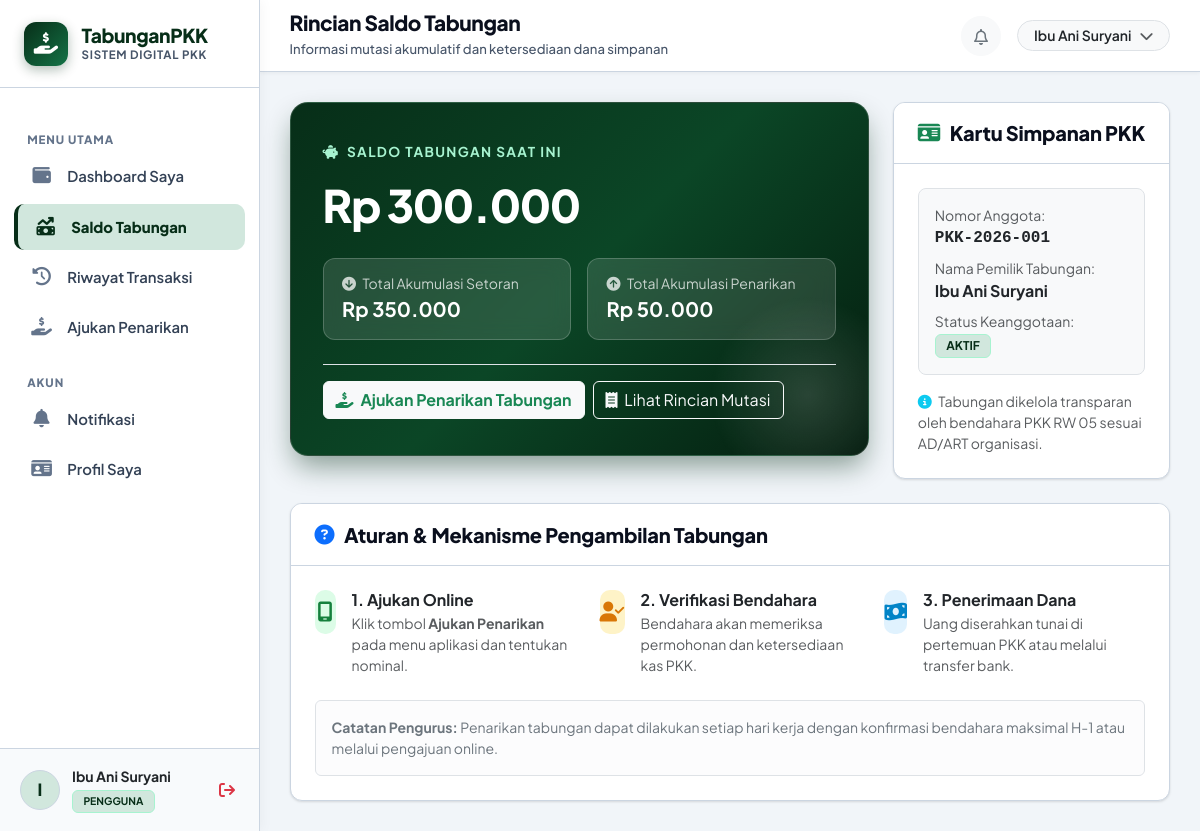
Screenshot of /pengguna/saldo.php (signed in) with the database file from the repository.
### tables this page shows
CREATE TABLE IF NOT EXISTS `anggota` (
   
  `id` INT AUTO_INCREMENT PRIMARY KEY,
   
  `user_id` INT NULL UNIQUE,
   
  `nomor_anggota` VARCHAR(50) NOT NULL UNIQUE,
   
  `nama` VARCHAR(150) NOT NULL,
   
  `nik` VARCHAR(30) NULL,
   
  `nomor_hp` VARCHAR(25) NULL,
   
  `alamat` TEXT NULL,
   
  `tanggal_gabung` DATE NOT NULL,
   
  `status` ENUM('aktif', 'nonaktif') NOT NULL DEFAULT 'aktif',
   
  `created_at` TIMESTAMP DEFAULT CURRENT_TIMESTAMP,
   
  CONSTRAINT `fk_anggota_user` FOREIGN KEY (`user_id`) REFERENCES `users` (`id`) ON DELETE SET NULL ON UPDATE CASCADE
);

CREATE TABLE IF NOT EXISTS `pengaturan` (
   
  `id` INT AUTO_INCREMENT PRIMARY KEY,
   
  `nama_organisasi` VARCHAR(150) NOT NULL DEFAULT 'PKK RW 05 Kelurahan Harapan Baru',
   
  `nama_aplikasi` VARCHAR(100) NOT NULL DEFAULT 'TabunganPKK',
   
  `nominal_minimal_setor` DECIMAL(15, 2) NOT NULL DEFAULT 10000,
   
  `aturan_penarikan` TEXT NULL,
   
  `periode_aktif` VARCHAR(50) NOT NULL DEFAULT '2026 / 2027',
   
  `kontak_hp` VARCHAR(30) NOT NULL DEFAULT '081234567890',
   
  `kontak_email` VARCHAR(100) NOT NULL DEFAULT 'pkk@harapanbaru.desa.id',
   
  `alamat_kantor` TEXT NULL,
   
  `deskripsi` TEXT NULL,
   
  `updated_at` TIMESTAMP DEFAULT CURRENT_TIMESTAMP ON UPDATE CURRENT_TIMESTAMP
);

### config/helpers.php (called while the page is built, shortened)
<?php
function base_url($path = '') {
    $protocol = (!empty($_SERVER['HTTPS']) && $_SERVER['HTTPS'] !== 'off' || (isset($_SERVER['SERVER_PORT']) && $_SERVER['SERVER_PORT'] == 443)) ? "https://" : "http://";
    $host = $_SERVER['HTTP_HOST'] ?? 'localhost';
    $script = $_SERVER['SCRIPT_NAME'] ?? '';
    $dir = str_replace('\\', '/', dirname($script));
    $parts = explode('/', trim($dir, '/'));
    $projectIndex = -1;
    if ($projectIndex !== -1) {
        $projectPath = '/' . implode('/', array_slice($parts, 0, $projectIndex + 1));
        $base = $protocol . $host . $projectPath;
    } else {
        $base = $protocol . $host . '/tabunganPKK';
    }
    $path = ltrim($path, '/');
    return $path ? rtrim($base, '/') . '/' . $path : rtrim($base, '/');
}
function format_rupiah($angka, $withPrefix = true) {
    $val = is_numeric($angka) ? (float)$angka : 0;
    $hasil = number_format($val, 0, ',', '.');
    return $withPrefix ? 'Rp ' . $hasil : $hasil;
}
function hitung_saldo_anggota($pdo, $anggota_id) {
    $stmt = $pdo->prepare("
        SELECT
            COALESCE(SUM(CASE WHEN jenis_transaksi = 'setoran' AND status = 'berhasil' THEN nominal ELSE 0 END), 0) AS total_setoran,
            COALESCE(SUM(CASE WHEN jenis_transaksi = 'penarikan' AND status = 'berhasil' THEN nominal ELSE 0 END), 0) AS total_penarikan
        FROM transaksi
        WHERE anggota_id = ?
    ");
    $stmt->execute([$anggota_id]);
    $data = $stmt->fetch();
    $setoran = (float)($data['total_setoran'] ?? 0);
    $penarikan = (float)($data['total_penarikan'] ?? 0);
    return [
        'total_setoran' => $setoran,
        'total_penarikan' => $penarikan,
        'saldo' => $setoran - $penarikan
    ];
}
function get_anggota_by_user_id($pdo, $user_id) {
    $stmt = $pdo->prepare("SELECT * FROM anggota WHERE user_id = ?");
    $stmt->execute([$user_id]);
    return $stmt->fetch();
}
function get_pengaturan($pdo) {
    $stmt = $pdo->query("SELECT * FROM pengaturan ORDER BY id ASC LIMIT 1");
    $pengaturan = $stmt->fetch();
    return $pengaturan;
}

### pengguna/saldo.php (the view, shortened to what this page needs)
<?php
require_once __DIR__ . '/../config/database.php';
require_once __DIR__ . '/../config/helpers.php';
$pdo = getDBConnection();
$pengaturan = get_pengaturan($pdo);
$userId = $_SESSION['user_id'];
$anggota = get_anggota_by_user_id($pdo, $userId);
$anggotaId = $anggota['id'];
$saldoData = hitung_saldo_anggota($pdo, $anggotaId);
$saldoSaatIni = $saldoData['saldo'];
$totalSetoran = $saldoData['total_setoran'];
$totalPenarikan = $saldoData['total_penarikan'];
include __DIR__ . '/../includes/header.php';
include __DIR__ . '/../includes/sidebar.php';
include __DIR__ . '/../includes/topbar.php';
?>
<div class="row g-4 mb-4">
    <div class="col-lg-8">
        <div class="saldo-hero-card">
            <span class="hero-label"><i class="fa-solid fa-piggy-bank me-1"></i> SALDO TABUNGAN SAAT INI</span>
            <div class="hero-nominal"><?= format_rupiah($saldoSaatIni) ?></div>
            <div class="row g-3">
                <div class="col-md-6">
                    <div class="saldo-hero-stat">
                        <small class="d-block opacity-75"><i class="fa-solid fa-circle-arrow-down me-1"></i> Total Akumulasi Setoran</small>
                        <strong class="fs-5 text-white"><?= format_rupiah($totalSetoran) ?></strong>
                    </div>
                </div>
                <div class="col-md-6">
                    <div class="saldo-hero-stat">
                        <small class="d-block opacity-75"><i class="fa-solid fa-circle-arrow-up me-1"></i> Total Akumulasi Penarikan</small>
                        <strong class="fs-5 text-white"><?= format_rupiah($totalPenarikan) ?></strong>
                    </div>
                </div>
            </div>
            <div class="mt-4 pt-3 border-top border-white-50 d-flex flex-wrap gap-2">
                <a href="<?= base_url('pengguna/ajukan_penarikan.php') ?>" class="btn btn-light text-success fw-bold">
                    <i class="fa-solid fa-hand-holding-dollar me-1"></i> Ajukan Penarikan Tabungan
                </a>
                <a href="<?= base_url('pengguna/riwayat.php') ?>" class="btn btn-outline-light">
                    <i class="fa-solid fa-receipt me-1"></i> Lihat Rincian Mutasi
                </a>
            </div>
        </div>
    </div>
    <div class="col-lg-4">
        <div class="card-pkk h-100">
            <div class="card-pkk-header">
                <h5><i class="fa-solid fa-id-card text-success"></i> Kartu Simpanan PKK</h5>
            </div>
            <div class="card-pkk-body">
                <div class="p-3 bg-light rounded-3 border mb-3">
                    <div class="text-muted small">Nomor Anggota:</div>
                    <div class="fw-bold fs-6 font-monospace text-dark"><?= htmlspecialchars($anggota['nomor_anggota']) ?></div>
                    <div class="text-muted small mt-2">Nama Pemilik Tabungan:</div>
                    <div class="fw-bold text-dark"><?= htmlspecialchars($anggota['nama']) ?></div>
                    <div class="text-muted small mt-2">Status Keanggotaan:</div>
                    <span class="badge badge-status-<?= $anggota['status'] ?> text-uppercase"><?= $anggota['status'] ?></span>
                </div>
                <div class="small text-muted">
                    <i class="fa-solid fa-circle-info text-info me-1"></i>
                    Tabungan dikelola transparan oleh bendahara PKK RW 05 sesuai AD/ART organisasi.
                </div>
            </div>
        </div>
    </div>
</div>
<div class="card-pkk">
    <div class="card-pkk-header">
        <h5><i class="fa-solid fa-circle-question text-primary"></i> Aturan & Mekanisme Pengambilan Tabungan</h5>
    </div>
    <div class="card-pkk-body">
        <div class="row g-4">
            <div class="col-md-4">
                <div class="d-flex gap-3">
                    <div class="stat-icon" style="width: 44px; height: 44px; border-radius: 10px; background: #dcfce7; color: #15803d; display: flex; align-items: center; justify-content: center; font-size: 1.25rem;">
                        <i class="fa-solid fa-mobile-screen"></i>
                    </div>
                    <div>
                        <h6 class="fw-bold text-dark mb-1">1. Ajukan Online</h6>
                        <p class="small text-muted mb-0">Klik tombol <strong>Ajukan Penarikan</strong> pada menu aplikasi dan tentukan nominal.</p>
                    </div>
                </div>
            </div>
            <div class="col-md-4">
                <div class="d-flex gap-3">
                    <div class="stat-icon" style="width: 44px; height: 44px; border-radius: 10px; background: #fef3c7; color: #d97706; display: flex; align-items: center; justify-content: center; font-size: 1.25rem;">
                        <i class="fa-solid fa-user-check"></i>
                    </div>
                    <div>
                        <h6 class="fw-bold text-dark mb-1">2. Verifikasi Bendahara</h6>
                        <p class="small text-muted mb-0">Bendahara akan memeriksa permohonan dan ketersediaan kas PKK.</p>
                    </div>
                </div>
            </div>
            <div class="col-md-4">
                <div class="d-flex gap-3">
                    <div class="stat-icon" style="width: 44px; height: 44px; border-radius: 10px; background: #e0f2fe; color: #0284c7; display: flex; align-items: center; justify-content: center; font-size: 1.25rem;">
                        <i class="fa-solid fa-money-bill-wave"></i>
                    </div>
                    <div>
                        <h6 class="fw-bold text-dark mb-1">3. Penerimaan Dana</h6>
                        <p class="small text-muted mb-0">Uang diserahkan tunai di pertemuan PKK atau melalui transfer bank.</p>
                    </div>
                </div>
            </div>
        </div>
        <div class="alert alert-light border mt-4 mb-0 small text-secondary">
            <strong>Catatan Pengurus:</strong> <?= htmlspecialchars($pengaturan['aturan_penarikan']) ?>
        </div>
    </div>
</div>
<?php include __DIR__ . '/../includes/footer.php'; ?>

### assets/css/style.css (style rules this page uses)
:root { --pkk-primary: #0f5132; --pkk-primary-dark: #072e18; --pkk-primary-light: #157347; --pkk-primary-subtle: #d1e7dd; --pkk-accent: #0a5c36; --pkk-bg: #f1f5f9; --pkk-card-bg: #ffffff; --pkk-text-main: #0a0f1d; --pkk-text-muted: #475569; --pkk-border: #cbd5e1; --pkk-sidebar-width: 260px; --pkk-radius: 12px; --pkk-shadow-sm: 0 1px 3px rgba(0, 0, 0, 0.08), 0 1px 2px rgba(0, 0, 0, 0.05); --pkk-shadow-md: 0 4px 8px -1px rgba(0, 0, 0, 0.10), 0 2px 4px -2px rgba(0, 0, 0, 0.06); --pkk-shadow-lg: 0 12px 24px -4px rgba(7, 46, 24, 0.18), 0 4px 6px -4px rgba(0, 0, 0, 0.06); }
* { box-sizing: border-box; }
body { font-family: 'Plus Jakarta Sans', sans-serif; background-color: var(--pkk-bg); color: var(--pkk-text-main); min-height: 100vh; display: flex; flex-direction: column; margin: 0; padding: 0; -webkit-font-smoothing: antialiased; }
.card-pkk { background: var(--pkk-card-bg); border: 1.5px solid var(--pkk-border); border-radius: var(--pkk-radius); box-shadow: var(--pkk-shadow-sm); transition: transform 0.2s ease, box-shadow 0.2s ease; overflow: hidden; }
.card-pkk-header { padding: 1.15rem 1.5rem; border-bottom: 1.5px solid var(--pkk-border); background-color: #ffffff; display: flex; align-items: center; justify-content: space-between; }
.card-pkk-header h5, .card-pkk-header h6 { margin: 0; font-weight: 800; color: var(--pkk-text-main); display: flex; align-items: center; gap: 0.6rem; letter-spacing: -0.01em; }
.card-pkk-body { padding: 1.5rem; }
.saldo-hero-card { background: linear-gradient(135deg, #072e18 0%, #0b4626 50%, #041c0e 100%); color: #ffffff; border-radius: 18px; padding: 2.25rem 2rem; position: relative; overflow: hidden; box-shadow: 0 14px 28px -4px rgba(7, 46, 24, 0.45); border: 1px solid rgba(255, 255, 255, 0.15); }
.saldo-hero-card::after { content: ''; position: absolute; right: -40px; bottom: -40px; width: 200px; height: 200px; background: radial-gradient(circle, rgba(255, 255, 255, 0.14) 0%, rgba(255, 255, 255, 0) 70%); border-radius: 50%; }
.saldo-hero-card .hero-label { font-size: 0.85rem; text-transform: uppercase; letter-spacing: 0.1em; font-weight: 700; color: #a7f3d0; }
.saldo-hero-card .hero-nominal { font-size: 2.8rem; font-weight: 800; margin: 0.5rem 0 1.25rem; letter-spacing: -0.03em; color: #ffffff; }
.saldo-hero-stat { background: rgba(255, 255, 255, 0.12); backdrop-filter: blur(10px); border-radius: 12px; padding: 0.9rem 1.15rem; border: 1px solid rgba(255, 255, 255, 0.2); }
.badge-status-aktif, .badge-trx-setoran, .badge-status-berhasil, .badge-status-disetujui, .badge-status-selesai { background-color: var(--pkk-primary-subtle); color: var(--pkk-primary-dark); border: 1px solid #a7f3d0; font-weight: 700; font-size: 0.75rem; padding: 0.32rem 0.65rem; border-radius: 6px; }

### rows the page displays
anggota: nomor_anggota "PKK-2026-001", nama "Ibu Ani Suryani", status "AKTIF"
pengaturan: aturan_penarikan "Penarikan tabungan dapat dilakukan setiap hari kerja dengan konfirmasi bendahara maksimal H-1 atau melalui pengajuan online."

### other values shown
substr($userName, 0, 1) "I"
$userName "Ibu Ani Suryani"
$userRole "PENGGUNA"
$pageHeading "Rincian Saldo Tabungan"
$pageSubheading "Informasi mutasi akumulatif dan ketersediaan dana simpanan"
format_rupiah($saldoSaatIni) "Rp 300.000"
format_rupiah($totalSetoran) "Rp 350.000"
format_rupiah($totalPenarikan) "Rp 50.000"
